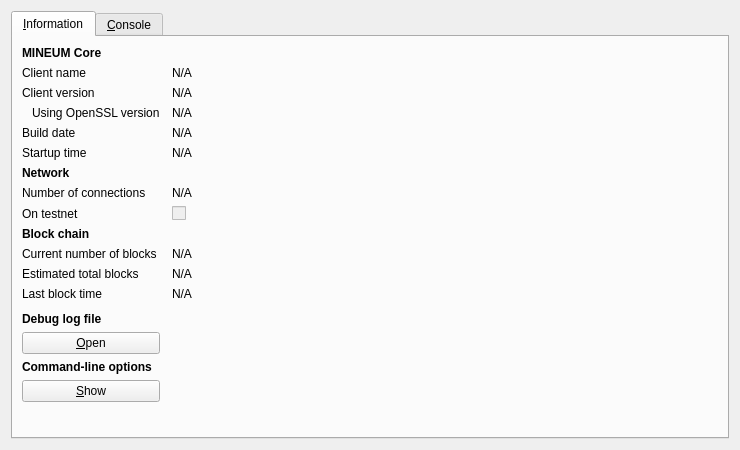
<?xml version="1.0" encoding="UTF-8"?>
<ui version="4.0">
 <class>RPCConsole</class>
 <widget class="QDialog" name="RPCConsole">
  <property name="geometry">
   <rect>
    <x>0</x>
    <y>0</y>
    <width>740</width>
    <height>450</height>
   </rect>
  </property>
  <property name="windowTitle">
   <string>MINEUM - Debug window</string>
  </property>
  <layout class="QVBoxLayout" name="verticalLayout_2">
   <item>
    <widget class="QTabWidget" name="tabWidget">
     <property name="currentIndex">
      <number>0</number>
     </property>
     <widget class="QWidget" name="tab_info">
      <attribute name="title">
       <string>&amp;Information</string>
      </attribute>
      <layout class="QGridLayout" name="gridLayout" columnstretch="0,1">
       <property name="horizontalSpacing">
        <number>12</number>
       </property>
       <item row="0" column="0">
        <widget class="QLabel" name="label_9">
         <property name="font">
          <font>
           <weight>75</weight>
           <bold>true</bold>
          </font>
         </property>
         <property name="text">
          <string>MINEUM Core</string>
         </property>
        </widget>
       </item>
       <item row="1" column="0">
        <widget class="QLabel" name="label_5">
         <property name="text">
          <string>Client name</string>
         </property>
        </widget>
       </item>
       <item row="1" column="1">
        <widget class="QLabel" name="clientName">
         <property name="cursor">
          <cursorShape>IBeamCursor</cursorShape>
         </property>
         <property name="text">
          <string>N/A</string>
         </property>
         <property name="textFormat">
          <enum>Qt::PlainText</enum>
         </property>
         <property name="textInteractionFlags">
          <set>Qt::LinksAccessibleByMouse|Qt::TextSelectableByKeyboard|Qt::TextSelectableByMouse</set>
         </property>
        </widget>
       </item>
       <item row="2" column="0">
        <widget class="QLabel" name="label_6">
         <property name="text">
          <string>Client version</string>
         </property>
        </widget>
       </item>
       <item row="2" column="1">
        <widget class="QLabel" name="clientVersion">
         <property name="cursor">
          <cursorShape>IBeamCursor</cursorShape>
         </property>
         <property name="text">
          <string>N/A</string>
         </property>
         <property name="textFormat">
          <enum>Qt::PlainText</enum>
         </property>
         <property name="textInteractionFlags">
          <set>Qt::LinksAccessibleByMouse|Qt::TextSelectableByKeyboard|Qt::TextSelectableByMouse</set>
         </property>
        </widget>
       </item>
       <item row="3" column="0">
        <widget class="QLabel" name="label_14">
         <property name="text">
          <string>Using OpenSSL version</string>
         </property>
         <property name="indent">
          <number>10</number>
         </property>
        </widget>
       </item>
       <item row="3" column="1">
        <widget class="QLabel" name="openSSLVersion">
         <property name="cursor">
          <cursorShape>IBeamCursor</cursorShape>
         </property>
         <property name="text">
          <string>N/A</string>
         </property>
         <property name="textFormat">
          <enum>Qt::PlainText</enum>
         </property>
         <property name="textInteractionFlags">
          <set>Qt::LinksAccessibleByMouse|Qt::TextSelectableByKeyboard|Qt::TextSelectableByMouse</set>
         </property>
        </widget>
       </item>
       <item row="4" column="0">
        <widget class="QLabel" name="label_12">
         <property name="text">
          <string>Build date</string>
         </property>
        </widget>
       </item>
       <item row="4" column="1">
        <widget class="QLabel" name="buildDate">
         <property name="cursor">
          <cursorShape>IBeamCursor</cursorShape>
         </property>
         <property name="text">
          <string>N/A</string>
         </property>
         <property name="textFormat">
          <enum>Qt::PlainText</enum>
         </property>
         <property name="textInteractionFlags">
          <set>Qt::LinksAccessibleByMouse|Qt::TextSelectableByKeyboard|Qt::TextSelectableByMouse</set>
         </property>
        </widget>
       </item>
       <item row="5" column="0">
        <widget class="QLabel" name="label_13">
         <property name="text">
          <string>Startup time</string>
         </property>
        </widget>
       </item>
       <item row="5" column="1">
        <widget class="QLabel" name="startupTime">
         <property name="cursor">
          <cursorShape>IBeamCursor</cursorShape>
         </property>
         <property name="text">
          <string>N/A</string>
         </property>
         <property name="textFormat">
          <enum>Qt::PlainText</enum>
         </property>
         <property name="textInteractionFlags">
          <set>Qt::LinksAccessibleByMouse|Qt::TextSelectableByKeyboard|Qt::TextSelectableByMouse</set>
         </property>
        </widget>
       </item>
       <item row="6" column="0">
        <widget class="QLabel" name="label_11">
         <property name="font">
          <font>
           <weight>75</weight>
           <bold>true</bold>
          </font>
         </property>
         <property name="text">
          <string>Network</string>
         </property>
        </widget>
       </item>
       <item row="7" column="0">
        <widget class="QLabel" name="label_7">
         <property name="text">
          <string>Number of connections</string>
         </property>
        </widget>
       </item>
       <item row="7" column="1">
        <widget class="QLabel" name="numberOfConnections">
         <property name="cursor">
          <cursorShape>IBeamCursor</cursorShape>
         </property>
         <property name="text">
          <string>N/A</string>
         </property>
         <property name="textFormat">
          <enum>Qt::PlainText</enum>
         </property>
         <property name="textInteractionFlags">
          <set>Qt::LinksAccessibleByMouse|Qt::TextSelectableByKeyboard|Qt::TextSelectableByMouse</set>
         </property>
        </widget>
       </item>
       <item row="8" column="0">
        <widget class="QLabel" name="label_8">
         <property name="text">
          <string>On testnet</string>
         </property>
        </widget>
       </item>
       <item row="8" column="1">
        <widget class="QCheckBox" name="isTestNet">
         <property name="enabled">
          <bool>false</bool>
         </property>
         <property name="text">
          <string/>
         </property>
        </widget>
       </item>
       <item row="9" column="0">
        <widget class="QLabel" name="label_10">
         <property name="font">
          <font>
           <weight>75</weight>
           <bold>true</bold>
          </font>
         </property>
         <property name="text">
          <string>Block chain</string>
         </property>
        </widget>
       </item>
       <item row="10" column="0">
        <widget class="QLabel" name="label_3">
         <property name="text">
          <string>Current number of blocks</string>
         </property>
        </widget>
       </item>
       <item row="10" column="1">
        <widget class="QLabel" name="numberOfBlocks">
         <property name="cursor">
          <cursorShape>IBeamCursor</cursorShape>
         </property>
         <property name="text">
          <string>N/A</string>
         </property>
         <property name="textFormat">
          <enum>Qt::PlainText</enum>
         </property>
         <property name="textInteractionFlags">
          <set>Qt::LinksAccessibleByMouse|Qt::TextSelectableByKeyboard|Qt::TextSelectableByMouse</set>
         </property>
        </widget>
       </item>
       <item row="11" column="0">
        <widget class="QLabel" name="label_4">
         <property name="text">
          <string>Estimated total blocks</string>
         </property>
        </widget>
       </item>
       <item row="11" column="1">
        <widget class="QLabel" name="totalBlocks">
         <property name="cursor">
          <cursorShape>IBeamCursor</cursorShape>
         </property>
         <property name="text">
          <string>N/A</string>
         </property>
         <property name="textFormat">
          <enum>Qt::PlainText</enum>
         </property>
         <property name="textInteractionFlags">
          <set>Qt::LinksAccessibleByMouse|Qt::TextSelectableByKeyboard|Qt::TextSelectableByMouse</set>
         </property>
        </widget>
       </item>
       <item row="12" column="0">
        <widget class="QLabel" name="label_2">
         <property name="text">
          <string>Last block time</string>
         </property>
        </widget>
       </item>
       <item row="12" column="1">
        <widget class="QLabel" name="lastBlockTime">
         <property name="cursor">
          <cursorShape>IBeamCursor</cursorShape>
         </property>
         <property name="text">
          <string>N/A</string>
         </property>
         <property name="textFormat">
          <enum>Qt::PlainText</enum>
         </property>
         <property name="textInteractionFlags">
          <set>Qt::LinksAccessibleByMouse|Qt::TextSelectableByKeyboard|Qt::TextSelectableByMouse</set>
         </property>
        </widget>
       </item>
       <item row="13" column="0">
        <spacer name="verticalSpacer_2">
         <property name="orientation">
          <enum>Qt::Vertical</enum>
         </property>
         <property name="sizeHint" stdset="0">
          <size>
           <width>20</width>
           <height>20</height>
          </size>
         </property>
        </spacer>
       </item>
       <item row="14" column="0">
        <widget class="QLabel" name="labelDebugLogfile">
         <property name="font">
          <font>
           <weight>75</weight>
           <bold>true</bold>
          </font>
         </property>
         <property name="text">
          <string>Debug log file</string>
         </property>
        </widget>
       </item>
       <item row="15" column="0">
        <widget class="QPushButton" name="openDebugLogfileButton">
         <property name="toolTip">
          <string>Open the MINEUM debug log file from the current data directory. This can take a few seconds for large log files.</string>
         </property>
         <property name="text">
          <string>&amp;Open</string>
         </property>
         <property name="autoDefault">
          <bool>false</bool>
         </property>
        </widget>
       </item>
       <item row="16" column="0">
        <widget class="QLabel" name="labelCLOptions">
         <property name="font">
          <font>
           <weight>75</weight>
           <bold>true</bold>
          </font>
         </property>
         <property name="text">
          <string>Command-line options</string>
         </property>
        </widget>
       </item>
       <item row="17" column="0">
        <widget class="QPushButton" name="showCLOptionsButton">
         <property name="toolTip">
          <string>Show the Mineum-Qt help message to get a list with possible MINEUM command-line options.</string>
         </property>
         <property name="text">
          <string>&amp;Show</string>
         </property>
         <property name="autoDefault">
          <bool>false</bool>
         </property>
        </widget>
       </item>
       <item row="18" column="0">
        <spacer name="verticalSpacer">
         <property name="orientation">
          <enum>Qt::Vertical</enum>
         </property>
         <property name="sizeHint" stdset="0">
          <size>
           <width>20</width>
           <height>40</height>
          </size>
         </property>
        </spacer>
       </item>
      </layout>
     </widget>
     <widget class="QWidget" name="tab_console">
      <attribute name="title">
       <string>&amp;Console</string>
      </attribute>
      <layout class="QVBoxLayout" name="verticalLayout_3">
       <property name="spacing">
        <number>3</number>
       </property>
       <item>
        <widget class="QTextEdit" name="messagesWidget">
         <property name="minimumSize">
          <size>
           <width>0</width>
           <height>100</height>
          </size>
         </property>
         <property name="readOnly">
          <bool>true</bool>
         </property>
         <property name="tabKeyNavigation" stdset="0">
          <bool>false</bool>
         </property>
         <property name="columnCount" stdset="0">
          <number>2</number>
         </property>
        </widget>
       </item>
       <item>
        <layout class="QHBoxLayout" name="horizontalLayout">
         <property name="spacing">
          <number>3</number>
         </property>
         <item>
          <widget class="QLabel" name="label">
           <property name="text">
            <string notr="true">&gt;</string>
           </property>
          </widget>
         </item>
         <item>
          <widget class="QLineEdit" name="lineEdit"/>
         </item>
         <item>
          <widget class="QPushButton" name="clearButton">
           <property name="maximumSize">
            <size>
             <width>24</width>
             <height>24</height>
            </size>
           </property>
           <property name="toolTip">
            <string>Clear console</string>
           </property>
           <property name="text">
            <string/>
           </property>
           <property name="icon">
            <iconset resource="../bitcoin.qrc">
             <normaloff>:/icons/remove</normaloff>:/icons/remove</iconset>
           </property>
           <property name="shortcut">
            <string notr="true">Ctrl+L</string>
           </property>
           <property name="autoDefault">
            <bool>false</bool>
           </property>
          </widget>
         </item>
        </layout>
       </item>
      </layout>
     </widget>
    </widget>
   </item>
  </layout>
 </widget>
 <resources>
  <include location="../bitcoin.qrc"/>
 </resources>
 <connections/>
</ui>
